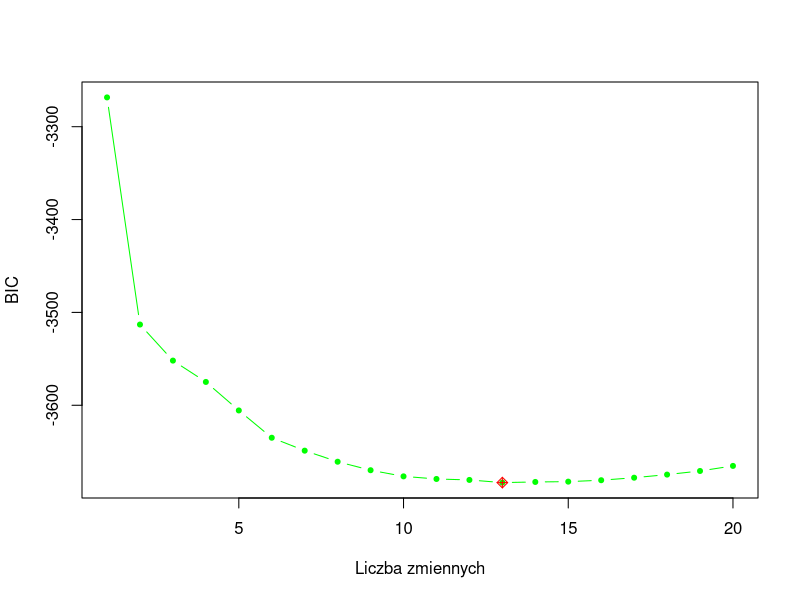
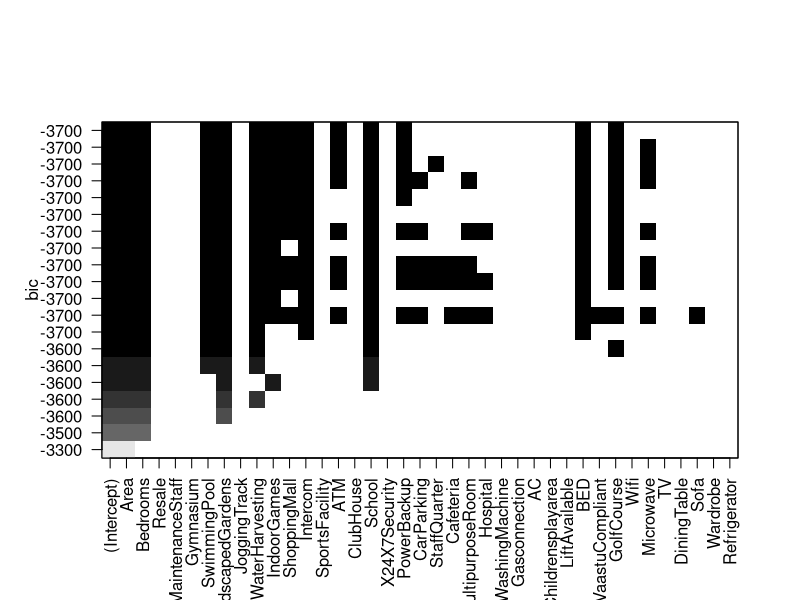

These figures' R source, in order: (Note: this script raises an error after producing the figures.)
library(leaps)
library(car)

dane <- read.csv("Bangalore.csv")
dane <- dane[1:1951, ]
dane <- na.omit(dane)
dane <- subset(dane, select = -Location)

#nie uwzględniam location bo za dużo
Hitters_bs <- regsubsets(Price ~ ., data = dane)
summary(Hitters_bs)

Hitters_bs <- regsubsets(Price ~ ., data = dane, nvmax = 19)
Hitters_bs_sum <- summary(Hitters_bs)
Hitters_bs_sum

Hitters_bs_sum$cp

bic_min <- which.min(Hitters_bs_sum$bic)
bic_min
Hitters_bs_sum$bic[bic_min]

plot(Hitters_bs_sum$bic, xlab = "Liczba zmiennych", ylab = "BIC", col = "green",
     type = "b", pch = 20)
points(bic_min, Hitters_bs_sum$bic[bic_min], col = "red", pch = 9)

plot(Hitters_bs, scale = "bic")

coef(Hitters_bs, id = 6)





Hitters_fwd <- regsubsets(Price ~ ., data = dane, nvmax = 19, 
                          method = "forward")
Hitters_fwd_sum <- summary(Hitters_fwd)
Hitters_fwd_sum
Hitters_back <- regsubsets(Price ~ ., data = dane, nvmax = 19, 
                           method = "backward")
Hitters_back_sum <- summary(Hitters_back)
Hitters_back_sum

n <- nrow(dane)
train <- sample(c(TRUE, FALSE), n, replace = TRUE)
test <- !train
Hitters_bs_v <- regsubsets(Price ~ ., data = dane[train,], nvmax = 19)


predict.regsubsets <- function(object, newdata, id, ...) {
  model_formula <- as.formula(object$call[[2]])
  mat <- model.matrix(model_formula, newdata)
  coefs <- coef(object, id = id)
  mat[, names(coefs)] %*% coefs
}


prediction_error <- function(i, model, subset) {
  pred <- predict(model, dane[subset,], id = i)
  mean((dane$Price[subset] - pred)^2)
}
val_errors <- sapply(1:19, prediction_error, model = Hitters_bs_v, subset = test)
val_errors




cv_errors <- colMeans(val_err)
cv_errors
